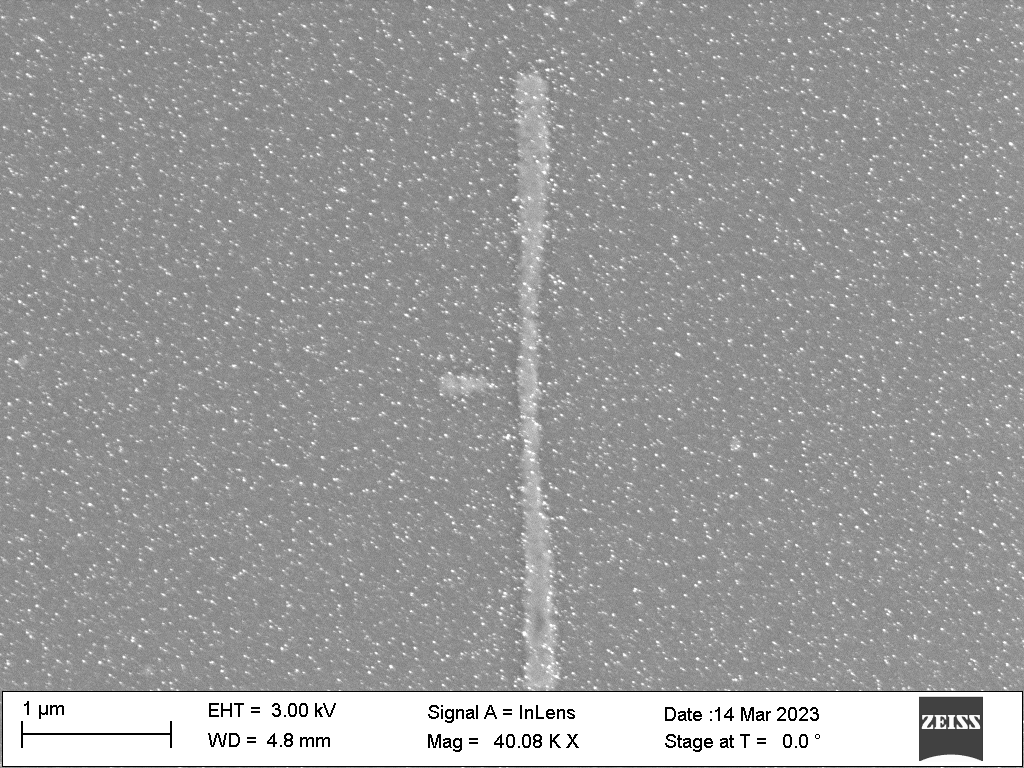
#> input picture src/nmem/data/ntron_dose_test_images/C6_00.tif, 1024 x 768 px; its folder holds only this picture in this run
$ python plot_ntron_dose_images.py
#> lines starting #> are read from the running program, lines starting #| are printed output that depends on the picture
#> in main, img is the input picture: PIL image 1024x768 P; min 0, max 255, mean 154.2
### src/nmem/analysis/utils.py
import collections.abc
from typing import Any, Literal, Tuple

import numpy as np
import pandas as pd
from PIL import Image

from nmem.analysis.bit_error import (
    get_total_switches_norm,
)


# [153 lines left out: functions filter_plateau, filter_first, filter_nan, convert_cell_to_coordinates, get_current_cell, build_array and 5 more, not called in this run]


def center_crop_zoom(img, zoom_factor=2):
    """Rotate by 90 degrees, then crop the center and zoom in by the given factor."""
#> called with zoom_factor = 8
    rotated = img.rotate(-90)  # counterclockwise
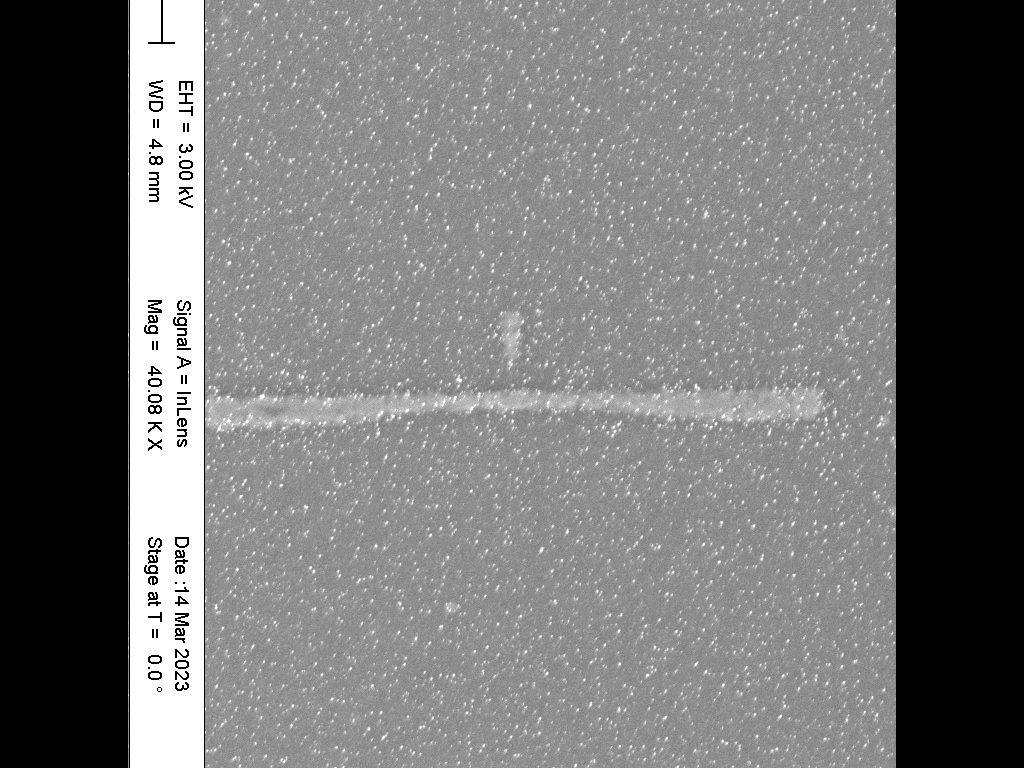
#> rotated: PIL image 1024x768 P; min 0, max 255, mean 116.1
    w, h = rotated.size
#> w = 1024; h = 768
    crop_w, crop_h = int(w / zoom_factor), int(h / zoom_factor)
#> crop_w = 128; crop_h = 96

    left = (w - crop_w) // 2
#> left = 448
    top = (h - crop_h) // 2
#> top = 336
    right = left + crop_w
#> right = 576
    bottom = top + crop_h
#> bottom = 432

    cropped = rotated.crop((left, top, right, bottom))
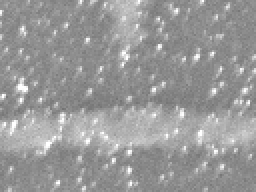
#> cropped: PIL image 128x96 P (shown 2 times larger); min 115, max 255, mean 152.9
    zoomed = cropped.resize((w, h), Image.LANCZOS)
    return zoomed


# [10 lines left out: function get_cell_labels, not called in this run]

### src/nmem/analysis/styles.py
import logging
import os

import matplotlib as mpl
import matplotlib.pyplot as plt
import numpy as np
from matplotlib import colors as mcolors
from matplotlib import font_manager as fm
from matplotlib.colors import to_rgb

RBCOLORS = {0: "blue", 1: "lightblue", 2: "darkred", 3: "red"}
MARKERS = ["o", "s", "D", "^"]

C0 = "#1b9e77"
C1 = "#d95f02"
CMAP = plt.get_cmap("coolwarm")
CMAP2 = plt.get_cmap("viridis")
CMAP3 = plt.get_cmap("plasma").reversed()

# Global style configuration
STYLE_CONFIG = {
    "mode": "paper",  # Can be "presentation", "paper", or "thesis"
}

# Standardized legend configurations
LEGEND_CONFIG = {
    "outside_right": {
        "bbox_to_anchor": (1.05, 1),
        "loc": "upper left",
        "frameon": True,
        "fancybox": True,
        "shadow": True,
        "fontsize": "small",
        "handlelength": 1.5,
        "handletextpad": 0.5,
        "columnspacing": 1.0,
    },
    "inside_upper_right": {
        "loc": "upper right",
        "frameon": False,
        "fancybox": False,
        "shadow": False,
        "fontsize": "small",
        "handlelength": 1.5,
        "handletextpad": 0.5,
    },
    "inside_upper_left": {
        "loc": "upper left",
        "frameon": True,
        "fancybox": True,
        "shadow": False,
        "fontsize": "small",
        "handlelength": 1.5,
        "handletextpad": 0.5,
    },
    "inside_lower_left": {
        "loc": "lower left",
        "frameon": True,
        "fancybox": False,
        "shadow": False,
        "fontsize": "small",
        "handlelength": 1.5,
        "handletextpad": 0.5,
        "edgecolor": "white",
    },
    "bottom_outside": {
        "bbox_to_anchor": (0.5, -0.15),
        "loc": "upper center",
        "frameon": True,
        "fancybox": True,
        "shadow": True,
        "fontsize": "small",
        "handlelength": 1.5,
        "handletextpad": 0.5,
        "ncol": 4,
    },
}

new_colors = {
    "A": "#1b9e77",  # Teal
    "B": "#d95f02",  # Orange
    "C": "#7570b3",  # Purple
    "D": "#e7298a",  # Pink
    "E": "#66a61e",  # Green
    "F": "#e6ab02",  # Mustard
    "G": "#a6761d",  # Brown
    # "H": "#666666",  # Gray
}

# Set as default color cycle for matplotlib
plt.rcParams["axes.prop_cycle"] = plt.cycler(color=new_colors.values())

col_linestyles = {
    "1": "-",
    "2": "--",
    "3": "-.",
    "4": ":",
    "5": "-",
    "6": "-",
    "7": "--",
    "8": "-.",
}


def suppress_font_logs():
    """Suppress verbose font subsetting logs from matplotlib and fonttools."""
    logging.getLogger("fontTools.subset").setLevel(logging.WARNING)
    logging.getLogger("fontTools.ttLib").setLevel(logging.WARNING)
    logging.getLogger("matplotlib.font_manager").setLevel(logging.WARNING)


# [25 lines left out: function set_style_mode, not called in this run]


def get_style_mode() -> str:
    """Get the current global plotting style mode."""
    return STYLE_CONFIG["mode"]


def apply_global_style(**kwargs) -> None:
    """
    Apply the globally configured plotting style.

    Args:
        **kwargs: Additional style parameters to override defaults
    """
    # Suppress font logs before applying styles
    suppress_font_logs()

    mode = STYLE_CONFIG["mode"]

    if mode == "presentation":
        set_pres_style(**kwargs)
    elif mode == "paper":
        set_paper_style(**kwargs)
    elif mode == "thesis":
        set_thesis_style(**kwargs)
    else:
        # Default to paper style
        set_paper_style(**kwargs)


# [34 lines left out: function set_pres_style, not called in this run]


def darken(color, factor=0.6):
    return tuple(np.clip(factor * np.array(to_rgb(color)), 0, 1))


def lighten(color, factor=1.1):
    return tuple(np.clip(factor * np.array(to_rgb(color)), 0, 1))


def set_inter_font():
    """Set Inter font with caching to avoid repeated font loading."""
    # Check if Inter is already available to avoid re-adding
    available_fonts = [f.name for f in fm.fontManager.ttflist]
    if "Inter" in available_fonts:
        mpl.rcParams["font.family"] = "Inter"
        return

    if os.name == "nt":  # Windows
        font_path = r"C:\Users\ICE\AppData\Local\Microsoft\Windows\Fonts\Inter-VariableFont_opsz,wght.ttf"
    elif os.name == "posix":
        font_path = "/home/omedeiro/Inter-VariableFont_opsz,wght.ttf"
    else:
        font_path = None

    if font_path and os.path.exists(font_path):
        fm.fontManager.addfont(font_path)
        mpl.rcParams["font.family"] = "Inter"
    else:
        # Fallback to DejaVu Sans if Inter not available
        mpl.rcParams["font.family"] = "DejaVu Sans"


def set_paper_style() -> None:
    """Paper/publication-optimized style with Inter fonts and compact layout."""
    set_inter_font()
    golden_ratio = (1 + 5**0.5) / 2  # ≈1.618
    width = 60 / 25.4
    height = 45 / 25.4
    plt.rcParams.update(
        {
            "figure.figsize": [width, height],
            "pdf.fonttype": 42,
            "ps.fonttype": 42,
            "font.family": "Inter",
            "mathtext.fontset": "stix",  # Changed from "cm" to reduce font subsetting
            "font.size": 5,
            "axes.titlesize": 5,
            "axes.labelsize": 5,
            "xtick.labelsize": 5,
            "ytick.labelsize": 5,
            "legend.fontsize": 5,
            "axes.linewidth": 0.5,
            "xtick.major.width": 0.5,
            "ytick.major.width": 0.5,
            "xtick.direction": "out",
            "ytick.direction": "out",
            "lines.markersize": 3,
            "lines.linewidth": 0.5,
            "legend.frameon": False,
            "xtick.major.size": 2,
            "ytick.major.size": 2,
        }
    )


# [152 lines left out: functions set_thesis_style, get_figure_size, get_consistent_figure_size, apply_legend_style, get_legend_config, not called in this run]

### src/nmem/scripts/plot_ntron_dose_images.py
'''
# Script to plot images of NTRON dose test results
# Images are of different nTron test structures written at various doses.
# Each image is a new device written with the same current and write settings.
# '''
import os

import matplotlib.gridspec as gridspec
import matplotlib.pyplot as plt
import numpy as np
from PIL import Image

from nmem.analysis.styles import apply_global_style, get_consistent_figure_size
from nmem.analysis.utils import center_crop_zoom

# Apply global plot styling
apply_global_style()


def main(
    image_folder="../data/ntron_dose_test_images",
    doses=None,
    ncols=5,
    zoom_factor=8,
    save_dir=None,
):
    if doses is None:
        doses = np.linspace(250, 440, 20)  # Doses in µC/cm²
    nrows = (len(doses) + ncols - 1) // ncols
    # Load, rotate, crop, and zoom images
    images = []
    for i in range(len(doses)):
        img_path = os.path.join(image_folder, f"C6_{i:02d}.tif")
#> (the run stopped early here; a loop or call above may not have finished)
